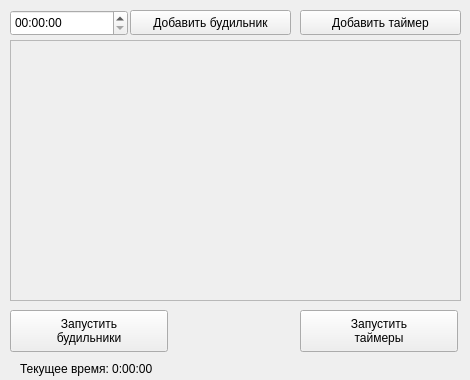
<?xml version="1.0" encoding="UTF-8"?>
<ui version="4.0">
 <class>Widget</class>
 <widget class="QWidget" name="Widget">
  <property name="geometry">
   <rect>
    <x>0</x>
    <y>0</y>
    <width>470</width>
    <height>380</height>
   </rect>
  </property>
  <property name="windowTitle">
   <string>Widget</string>
  </property>
  <widget class="QLabel" name="lCurrentTime">
   <property name="geometry">
    <rect>
     <x>20</x>
     <y>360</y>
     <width>181</width>
     <height>17</height>
    </rect>
   </property>
   <property name="text">
    <string>Текущее время: 0:00:00</string>
   </property>
  </widget>
  <widget class="QPushButton" name="pbAlarms">
   <property name="geometry">
    <rect>
     <x>10</x>
     <y>310</y>
     <width>158</width>
     <height>42</height>
    </rect>
   </property>
   <property name="text">
    <string>Запустить
будильники</string>
   </property>
  </widget>
  <widget class="QPushButton" name="pbTimers">
   <property name="geometry">
    <rect>
     <x>300</x>
     <y>310</y>
     <width>158</width>
     <height>42</height>
    </rect>
   </property>
   <property name="text">
    <string>Запустить
таймеры</string>
   </property>
  </widget>
  <widget class="QScrollArea" name="saTimers">
   <property name="geometry">
    <rect>
     <x>10</x>
     <y>40</y>
     <width>451</width>
     <height>261</height>
    </rect>
   </property>
   <property name="widgetResizable">
    <bool>true</bool>
   </property>
   <widget class="QWidget" name="sawcTimers">
    <property name="geometry">
     <rect>
      <x>0</x>
      <y>0</y>
      <width>449</width>
      <height>259</height>
     </rect>
    </property>
    <layout class="QGridLayout" name="gridLayout"/>
   </widget>
  </widget>
  <widget class="QPushButton" name="pbAddTimer">
   <property name="geometry">
    <rect>
     <x>300</x>
     <y>10</y>
     <width>161</width>
     <height>25</height>
    </rect>
   </property>
   <property name="text">
    <string>Добавить таймер</string>
   </property>
  </widget>
  <widget class="QPushButton" name="pbAddAlarm">
   <property name="geometry">
    <rect>
     <x>130</x>
     <y>10</y>
     <width>161</width>
     <height>25</height>
    </rect>
   </property>
   <property name="text">
    <string>Добавить будильник</string>
   </property>
  </widget>
  <widget class="QTimeEdit" name="timeEdit">
   <property name="geometry">
    <rect>
     <x>10</x>
     <y>10</y>
     <width>118</width>
     <height>26</height>
    </rect>
   </property>
   <property name="displayFormat">
    <string>HH:mm:ss</string>
   </property>
  </widget>
 </widget>
 <layoutdefault spacing="6" margin="11"/>
 <resources/>
 <connections/>
</ui>
